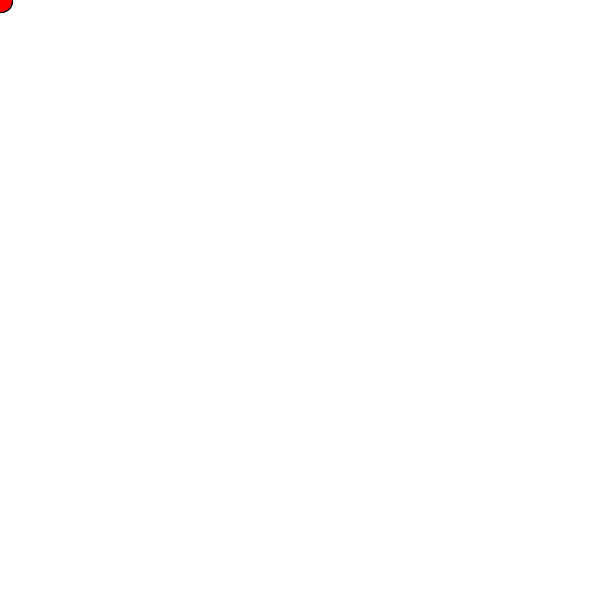
Frame 1 (no input)
Frame 60 (the mouse pressed at the canvas centre just before this capture): identical to frame 1, image omitted
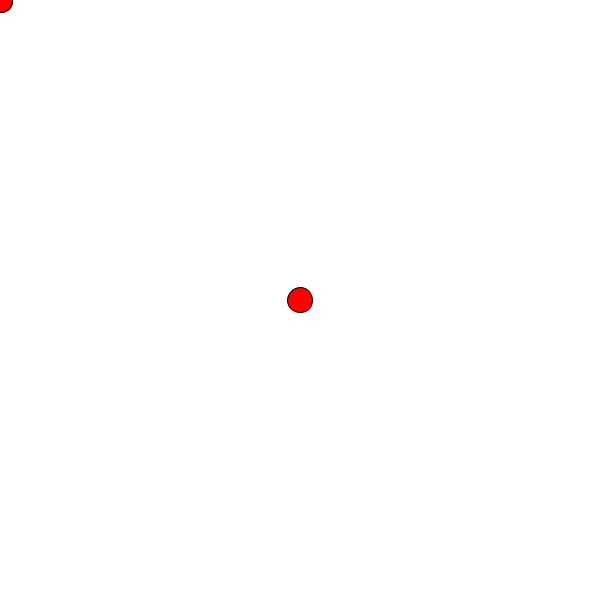
Frame 120 (the mouse held since frame 60 and released just before this capture)

The Processing sketch that drew these frames (run headless with seeded random() and noise(); from frame 60 on, the mouse is pressed at the canvas centre):

// Processing sketch: Array_001
// ── Array_001.pde
float[] positions = new float[10];
int index = 0;

void setup()
{
  // Set up Cavnis
  size(600, 600);
  background(255);
  fill(255, 0, 0);
}

void draw()
{
  // Draw Balls
  background(255);
  for(int i = 0; i < 10; i+=2) {
    ellipse(positions[i], positions[i+1], 25, 25);
  }
  println(positions);
  println("");
}

void mousePressed()
{
    positions[index++] = mouseX; // positions[index] = mouseX; index = index + 1;
    positions[index++] = mouseY; // positions[index] = mouseY; index = index + 1;
    index %= 10;
}
